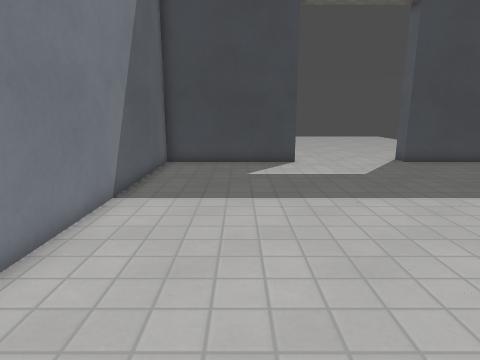
view 1 (above)

13 first-person views from a walk through a 3-D level made in the Godot game engine. The camera is 1.3 m above the floor, tilts 12° down and sees 75° across. The floor is counted in squares, 0.5 m on a side. Each view is taken from the middle of a square. On the plan, view 1 faces up. The plan holds only what a view shows up to about 20 squares ahead; the rest is blank. Surface patterns are stand-ins for the level's own textures.

view 2
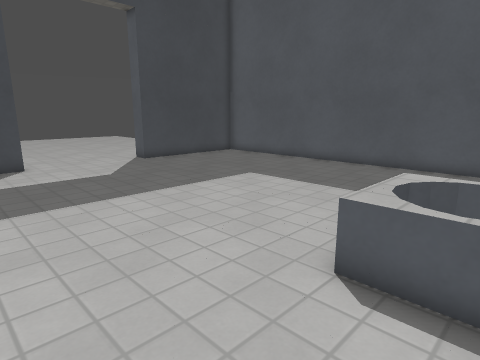

view 3
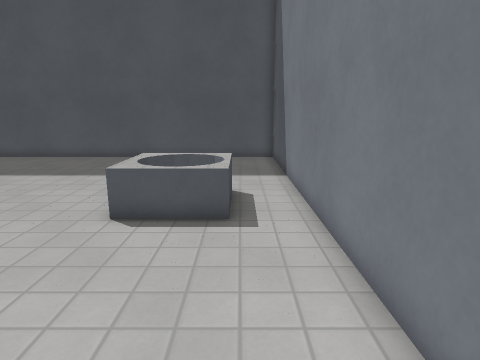

view 4
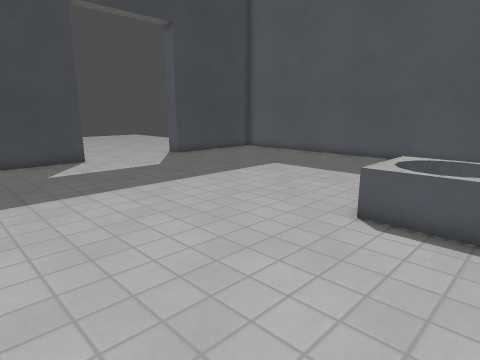

view 5
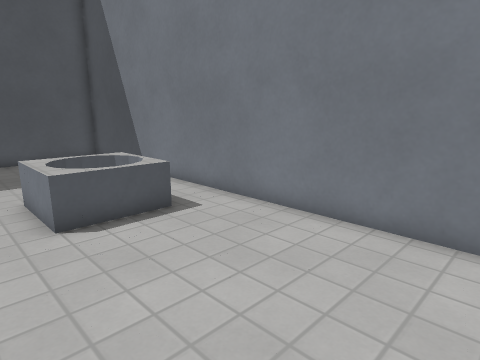

view 6
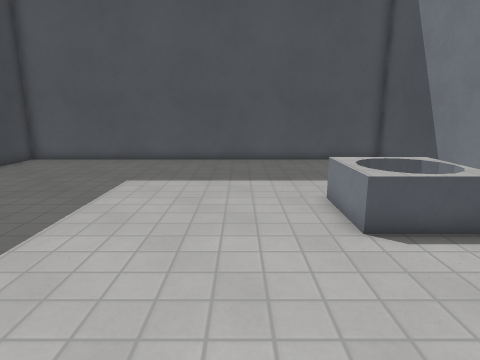

view 7
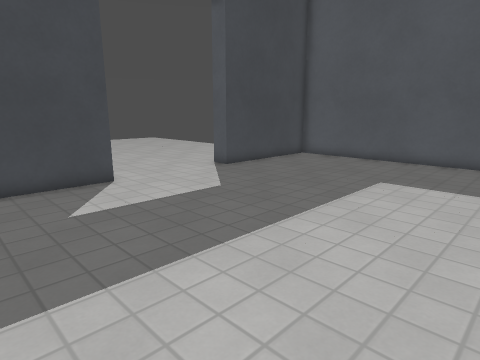

view 8
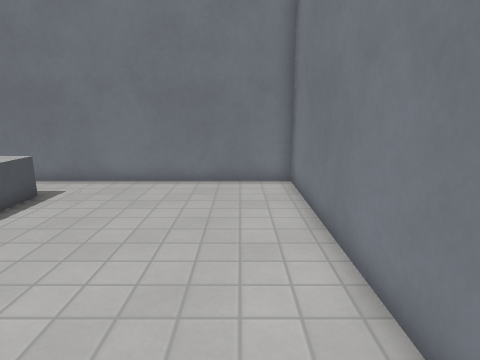

view 9
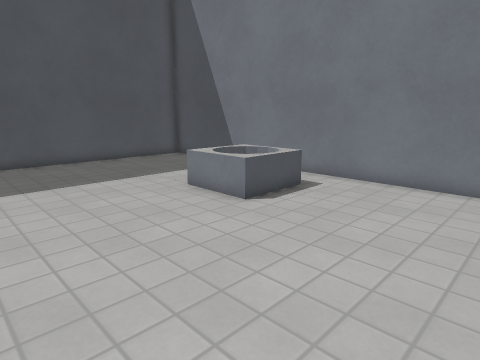

view 10
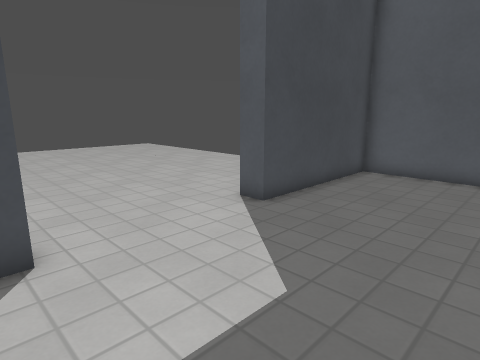

view 11
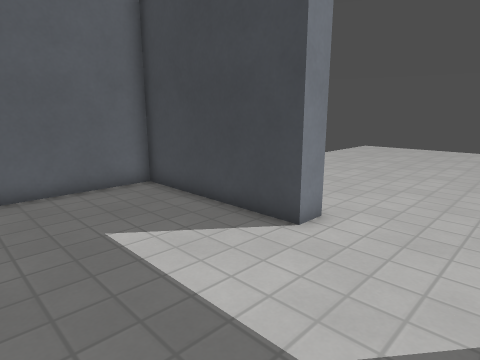

view 12
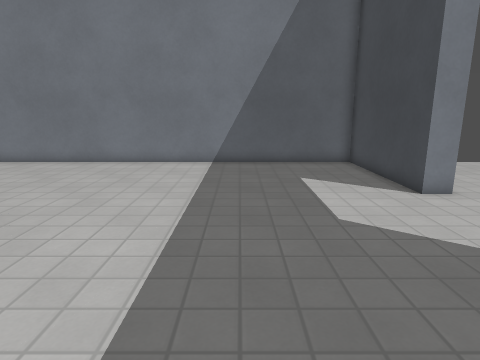

view 13
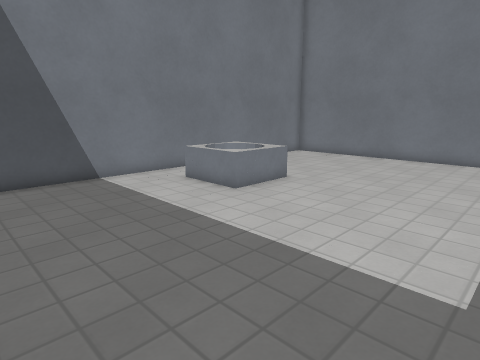

### Floor plan
Points are (right, up) in squares from view 1. A wall is a line through its corners. A room is listed if a view was taken in it or the views show most of it. See-through windows are left out.
Room 1 (views 1, 2, 3, 4, 5, 6, 7, 8, 9, 10, 11, 12, 13)
walls: (3, 18.1) (3, 17) (-4, 17) (-4, -3) (16, -3) (16, 17) (9, 17) (9, 18)
low walls: (6.8, -0.7) (4.5, -0.7) (4.5, 2.3) (7.5, 2.3) (7.5, -0.8)
ways out: opening at (6.5, 18.8)

Where each view was taken, in squares from view 1:
view 1: 0 up, 0 right, facing up
view 2: 0 up, 0 right, facing up-right
view 3: 1 down, 3 left, facing right
view 4: 1 down, 3 left, facing up-right
view 5: 4 up, 3 left, facing down-right
view 6: 5 up, 2 left, facing right
view 7: 5 up, 2 left, facing up-right
view 8: 9 up, 2 left, facing down
view 9: 9 up, 2 left, facing down-right
view 10: 11 up, 2 right, facing up-right
view 11: 11 up, 7 right, facing up-left
view 12: 11 up, 13 right, facing left
view 13: 10 up, 15 right, facing down-left
